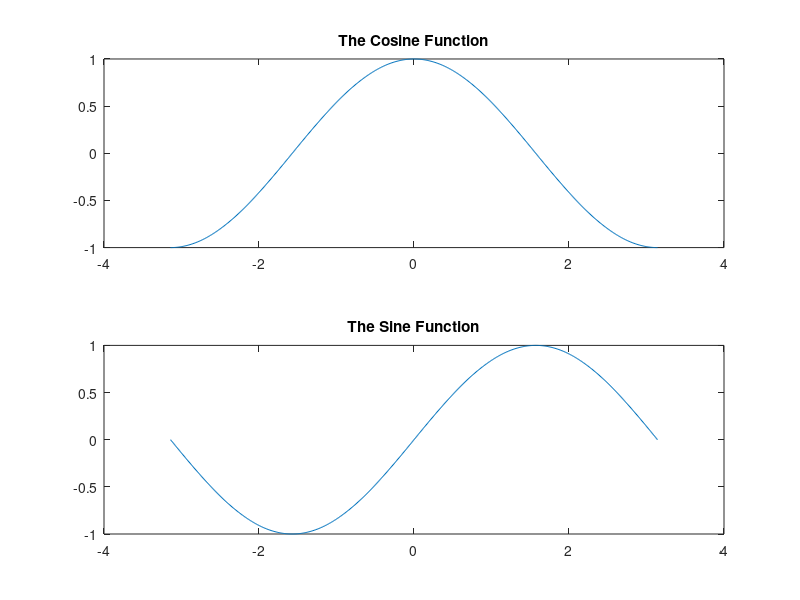

Recreate this plot in MATLAB.
figure
t = linspace(-pi, pi, 500);
subplot(2, 1, 1);
plot(t, cos(t));
title('The Cosine Function')
subplot(2, 1, 2);
plot(t, sin(t));
title('The Sine Function');
print('output.pdf', '-dpdf', '-bestfit');
